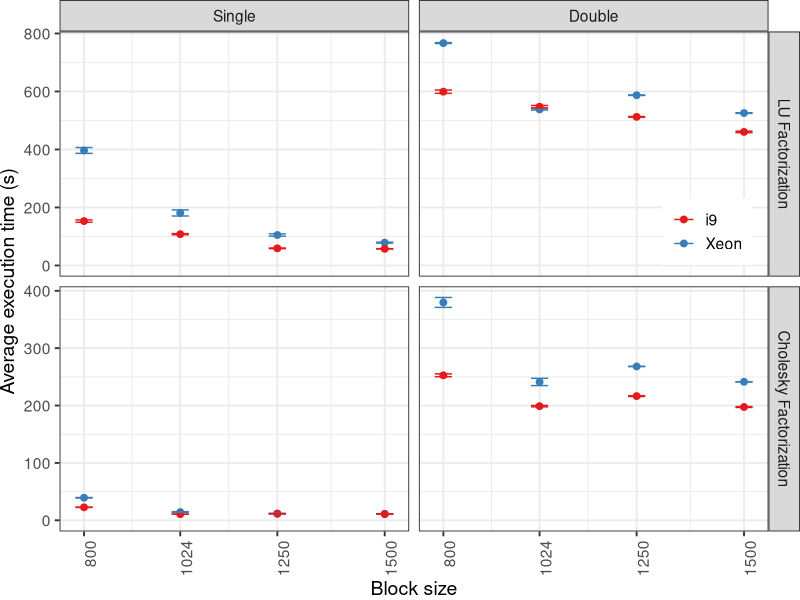
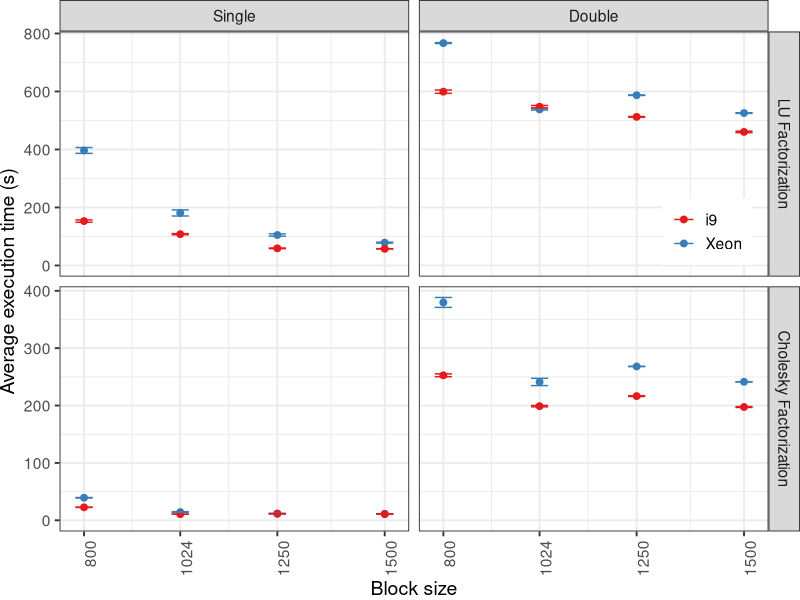

These figures' R source, in order:
library(ggplot2)
library(dplyr)
library(RColorBrewer)

library(ggplot2)
library(dplyr)

#### XEON ####
# 100k single
df_getrf <- read.csv('../outputs/xeon_performance/getrf_100k.csv', sep=";", header=TRUE) |> select(Function, n, threads, gpus, nb, time) |> group_by(nb) |> arrange(time) |> slice(0:(n()-1)) |> ungroup()
df_potrf <- read.csv('../outputs/xeon_performance/potrf_100k.csv', sep=";", header=TRUE) |> select(Function, n, threads, gpus, nb, time) |> group_by(nb) |> arrange(time) |> slice(0:(n()-1)) |> ungroup()
xeon_100k_single <- bind_rows(df_getrf, df_potrf)
xeon_100k_single$precision = 'Single'

# 100k double
df_getrf <- read.csv('../outputs/xeon_performance/getrf_100k_double.csv', sep=";", header=TRUE) |> select(Function, n, threads, gpus, nb, time) |> group_by(nb) |> arrange(time) |> slice(0:(n()-1)) |> ungroup()
df_potrf <- read.csv('../outputs/xeon_performance/potrf_100k_double.csv', sep=";", header=TRUE) |> select(Function, n, threads, gpus, nb, time) |> group_by(nb) |> arrange(time) |> slice(0:(n()-1)) |> ungroup()
xeon_100k_double <- bind_rows(df_getrf, df_potrf)
xeon_100k_double$precision = 'Double'

xeon_df <- bind_rows(xeon_100k_single, xeon_100k_double) |> filter(threads == 7)

#### i9 ####
# 100k single
df_getrf <- read.csv('../outputs/i9_performance/getrf_100k.csv', sep=";", header=TRUE) |> select(Function, n, threads, gpus, nb, time) |> group_by(nb) |> arrange(time) |> slice(0:(n()-1)) |> ungroup()
df_potrf <- read.csv('../outputs/i9_performance/potrf_100k.csv', sep=";", header=TRUE) |> select(Function, n, threads, gpus, nb, time) |> group_by(nb) |> arrange(time) |> slice(0:(n()-1)) |> ungroup()
i9_100k_single <- bind_rows(df_getrf, df_potrf)
i9_100k_single$precision = 'Single'

# 100k double
df_getrf <- read.csv('../outputs/i9_performance/getrf_100k_double.csv', sep=";", header=TRUE) |> select(Function, n, threads, gpus, nb, time) |> group_by(nb) |> arrange(time) |> slice(0:(n()-1)) |> ungroup()
df_potrf <- read.csv('../outputs/i9_performance/potrf_100k_double.csv', sep=";", header=TRUE) |> select(Function, n, threads, gpus, nb, time) |> group_by(nb) |> arrange(time) |> slice(0:(n()-1)) |> ungroup()
i9_100k_double <- bind_rows(df_getrf, df_potrf)
i9_100k_double$precision = 'Double'

i9_df <- bind_rows(i9_100k_single, i9_100k_double) |> filter(threads==23)

xeon_df$CPU <- 'Xeon'
i9_df$CPU <- 'i9'
df <- bind_rows(xeon_df, i9_df)
df$Function = ifelse((df$Function == 'dgetrf_nopiv' | df$Function == 'sgetrf_nopiv'), 'getrf_nopiv', 'potrf')

meu_estilo <- function() {
    list(
        theme_bw(base_size = 14),
        theme(
            legend.title = element_blank(),
            plot.margin = unit(c(0, 0, 0, 0), "cm"),
            legend.spacing = unit(1, "mm"),
            legend.position = "inside",
            legend.position.inside = c(0.85,0.6),
            legend.justification = "left",
            legend.box.spacing = unit(0, "pt"),
            legend.box.margin = margin(0, 0, 0, 0),
            axis.text.x = element_text(angle=90, vjust=1, hjust=1)    
        ))
}

df_100k <- df |> filter(n == 100000) |> group_by(nb) |> arrange(time) |> slice(0:(n()-1)) |> ungroup()

label_func <- c('LU Factorization', 'Cholesky Factorization')
names(label_func) <- c('getrf_nopiv', 'potrf')

df_100k$precision = factor(df_100k$precision, levels=c('Single', 'Double'))
df_100k |>
    group_by(Function, precision, threads, nb, CPU) |>
    summarize(count = n(), avg_t = mean(time), sd = sd(time), se = 3*sd/sqrt(count)) |>
    ggplot(aes(x = nb, y = avg_t, color = factor(CPU),
               ymin = avg_t - se,
               ymax = avg_t + se,
               )) +
    geom_point(size=2) +
    geom_errorbar(width=40) +
    ylim(0, NA) +
    labs(x="Block size", y="Average execution time (s)", color="Application") +
    scale_x_continuous(breaks=unique(df$nb)) +
    scale_colour_brewer(palette="Set1") +
    facet_grid(Function~precision, scales='free_y', labeller=labeller(Function=label_func)) +
    meu_estilo() -> plot
plot
ggsave('100k.pdf', width=8, height=5, plot)
